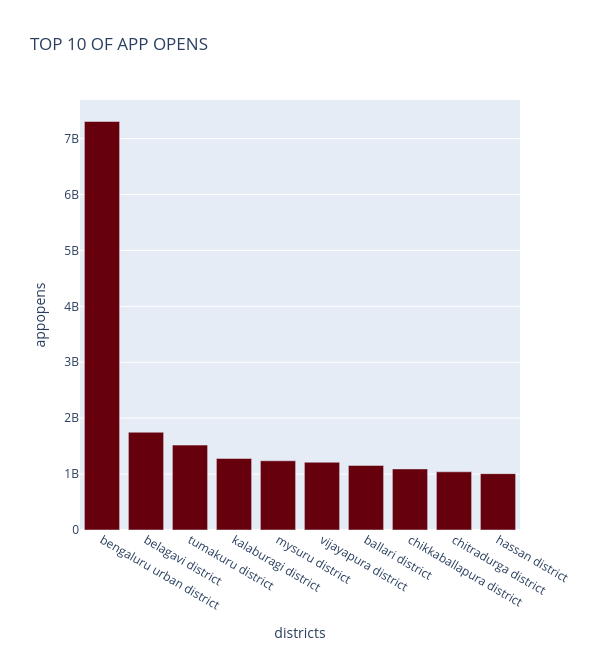
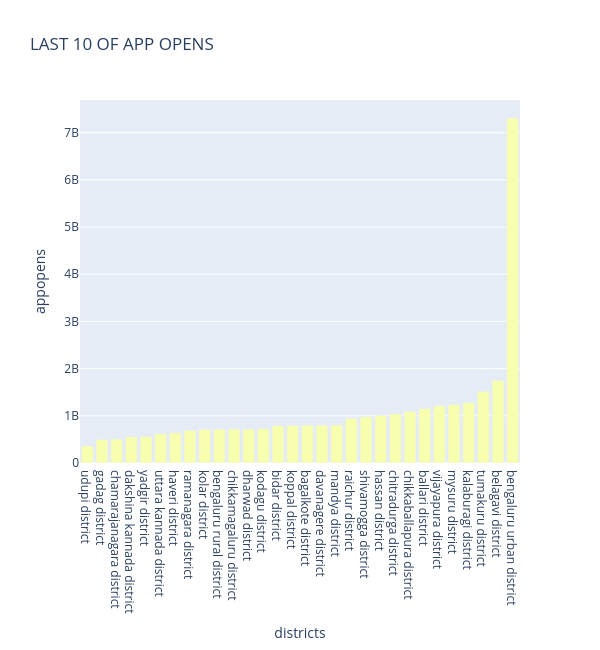
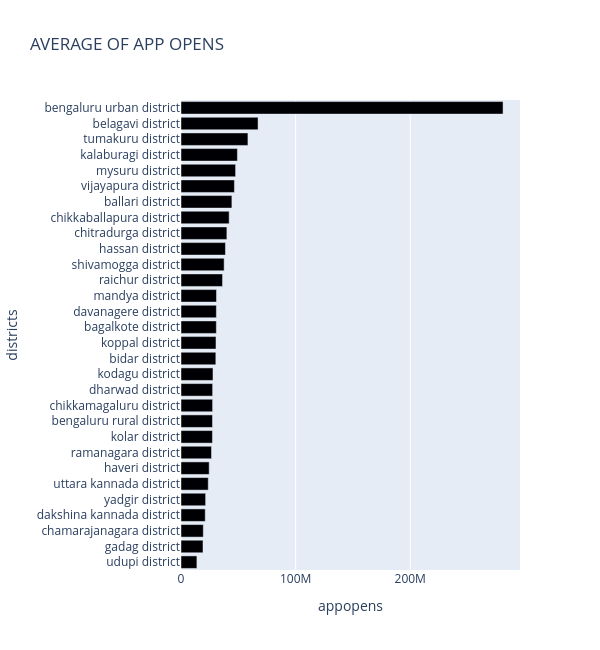

Notebook source saved alongside these figures, in order:
### Code cell
top_chart_appopens("map_user", "Karnataka")

### Figure 1 — Plotly figure (JSON) as saved in the notebook; plotly's stock layout.template omitted (floating-point values rounded to 4 significant figures)
{"data": [{"hovertemplate": "<b>%{hovertext}</b><br><br>districts=%{x}<br>appopens=%{y}<extra></extra>", "hovertext": ["bengaluru urban district", "belagavi district", "tumakuru district", "kalaburagi district", "mysuru district", "vijayapura district", "ballari district", "chikkaballapura district", "chitradurga district", "hassan district"], "legendgroup": "", "marker": {"color": "rgb(103,0,13)", "pattern": {"shape": ""}}, "name": "", "orientation": "v", "showlegend": false, "textposition": "auto", "type": "bar", "x": ["bengaluru urban district", "belagavi district", "tumakuru district", "kalaburagi district", "mysuru district", "vijayapura district", "ballari district", "chikkaballapura district", "chitradurga district", "hassan district"], "xaxis": "x", "y": [7305940389, 1748020896, 1518384796, 1279380430, 1238119319, 1211510656, 1154468351, 1092371115, 1040874765, 1008192478], "yaxis": "y"}], "layout": {"barmode": "relative", "height": 650, "legend": {"tracegroupgap": 0}, "title": {"text": "TOP 10 OF APP OPENS"}, "width": 600, "xaxis": {"anchor": "y", "domain": [0, 1], "title": {"text": "districts"}}, "yaxis": {"anchor": "x", "domain": [0, 1], "title": {"text": "appopens"}}}}

### Figure 2 — Plotly figure (JSON) as saved in the notebook; plotly's stock layout.template omitted (floating-point values rounded to 4 significant figures)
{"data": [{"hovertemplate": "<b>%{hovertext}</b><br><br>districts=%{x}<br>appopens=%{y}<extra></extra>", "hovertext": ["udupi district", "gadag district", "chamarajanagara district", "dakshina kannada district", "yadgir district", "uttara kannada district", "haveri district", "ramanagara district", "kolar district", "bengaluru rural district", "chikkamagaluru district", "dharwad district", "kodagu district", "bidar district", "koppal district", "bagalkote district", "davanagere district", "mandya district", "raichur district", "shivamogga district", "hassan district", "chitradurga district", "chikkaballapura district", "ballari district", "vijayapura district", "mysuru district", "kalaburagi district", "tumakuru district", "belagavi district", "bengaluru urban district"], "legendgroup": "", "marker": {"color": "rgb(247, 254, 174)", "pattern": {"shape": ""}}, "name": "", "orientation": "v", "showlegend": false, "textposition": "auto", "type": "bar", "x": ["udupi district", "gadag district", "chamarajanagara district", "dakshina kannada district", "yadgir district", "uttara kannada district", "haveri district", "ramanagara district", "kolar district", "bengaluru rural district", "chikkamagaluru district", "dharwad district", "kodagu district", "bidar district", "koppal district", "bagalkote district", "davanagere district", "mandya district", "raichur district", "shivamogga district", "hassan district", "chitradurga district", "chikkaballapura district", "ballari district", "vijayapura district", "mysuru district", "kalaburagi district", "tumakuru district", "belagavi district", "bengaluru urban district"], "xaxis": "x", "y": [360644117, 499125811, 505949317, 549983847, 558603436, 618163071, 639314105, 691611745, 713479104, 714066757, 716979130, 717510695, 725686045, 790197065, 793753380, 801443407, 802123878, 804815599, 942223716, 978616783, 1008192478, 1040874765, 1092371115, 1154468351, 1211510656, 1238119319, 1279380430, 1518384796, 1748020896, 7305940389], "yaxis": "y"}], "layout": {"barmode": "relative", "height": 650, "legend": {"tracegroupgap": 0}, "title": {"text": "LAST 10 OF APP OPENS"}, "width": 600, "xaxis": {"anchor": "y", "domain": [0, 1], "title": {"text": "districts"}}, "yaxis": {"anchor": "x", "domain": [0, 1], "title": {"text": "appopens"}}}}

### Figure 3 — Plotly figure (JSON) as saved in the notebook; plotly's stock layout.template omitted (floating-point values rounded to 4 significant figures)
{"data": [{"hovertemplate": "<b>%{hovertext}</b><br><br>appopens=%{x}<br>districts=%{y}<extra></extra>", "hovertext": ["udupi district", "gadag district", "chamarajanagara district", "dakshina kannada district", "yadgir district", "uttara kannada district", "haveri district", "ramanagara district", "kolar district", "bengaluru rural district", "chikkamagaluru district", "dharwad district", "kodagu district", "bidar district", "koppal district", "bagalkote district", "davanagere district", "mandya district", "raichur district", "shivamogga district", "hassan district", "chitradurga district", "chikkaballapura district", "ballari district", "vijayapura district", "mysuru district", "kalaburagi district", "tumakuru district", "belagavi district", "bengaluru urban district"], "legendgroup": "", "marker": {"color": "#000004", "pattern": {"shape": ""}}, "name": "", "orientation": "h", "showlegend": false, "textposition": "auto", "type": "bar", "x": [13870000.0, 19200000.0, 19460000.0, 21150000.0, 21480000.0, 23780000.0, 24590000.0, 26600000.0, 27441504, 27460000.0, 27580000.0, 27600000.0, 27910000.0, 30390000.0, 30530000.0, 30820000.0, 30850000.0, 30950000.0, 36240000.0, 37640000.0, 38780000.0, 40030000.0, 42010000.0, 44400000.0, 46600000.0, 47620000.0, 49210000.0, 58400000.0, 67230000.0, 281000000.0], "xaxis": "x", "y": ["udupi district", "gadag district", "chamarajanagara district", "dakshina kannada district", "yadgir district", "uttara kannada district", "haveri district", "ramanagara district", "kolar district", "bengaluru rural district", "chikkamagaluru district", "dharwad district", "kodagu district", "bidar district", "koppal district", "bagalkote district", "davanagere district", "mandya district", "raichur district", "shivamogga district", "hassan district", "chitradurga district", "chikkaballapura district", "ballari district", "vijayapura district", "mysuru district", "kalaburagi district", "tumakuru district", "belagavi district", "bengaluru urban district"], "yaxis": "y"}], "layout": {"barmode": "relative", "height": 650, "legend": {"tracegroupgap": 0}, "title": {"text": "AVERAGE OF APP OPENS"}, "width": 600, "xaxis": {"anchor": "y", "domain": [0, 1], "title": {"text": "appopens"}}, "yaxis": {"anchor": "x", "domain": [0, 1], "title": {"text": "districts"}}}}
